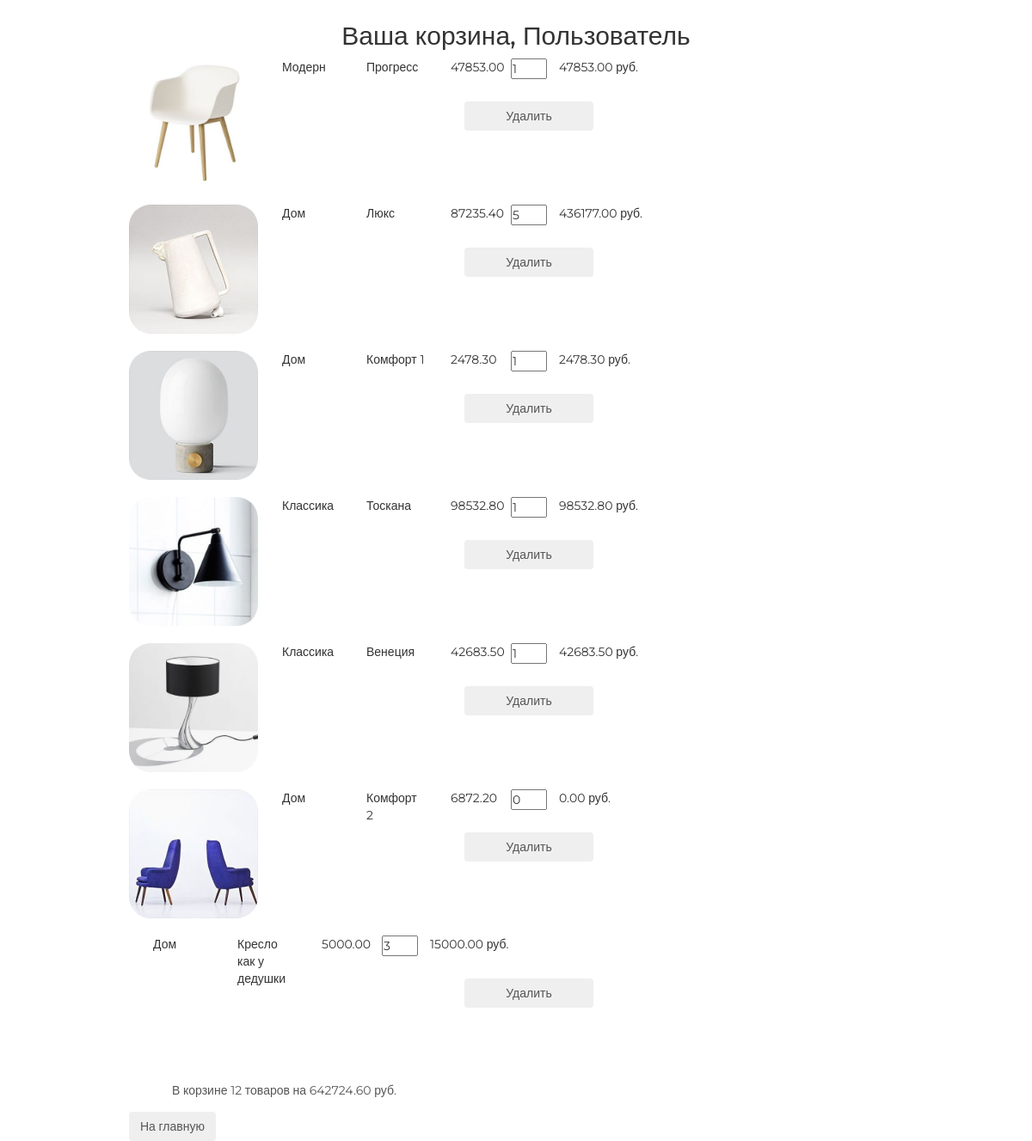
The page /basket/ on the database its author committed.
### basketapp/models.py (models this page shows, shortened)
class Basket(models.Model):
    user = models.ForeignKey(settings.AUTH_USER_MODEL, on_delete=models.CASCADE, related_name='basket')
    product = models.ForeignKey(Product, on_delete=models.CASCADE)
    quantity = models.PositiveSmallIntegerField(verbose_name='Количество', default=0)
    add_datetime = models.DateTimeField(auto_now_add=True, verbose_name='Время')
    @property
    def product_cost(self):
        return self.product.price * self.quantity
    @property
    def total_quantity(self):
        _items = Basket.objects.filter(user=self.user)
        _total_quantity = sum(list(map(lambda x: x.quantity, _items)))
        return _total_quantity
    @property
    def total_cost(self):
        _items = Basket.objects.filter(user=self.user)
        _total_cost = sum(list(map(lambda x: x.product_cost, _items)))
        return _total_cost

### mainapp/models.py (models this page shows, shortened)
class Product(models.Model):
    category = models.ForeignKey(ProductCategory, on_delete=models.CASCADE)
    name = models.CharField(max_length=128, verbose_name='Имя')
    image = models.ImageField(upload_to='products_images', blank=True)
    short = models.CharField(max_length=64, verbose_name='Краткое описание', blank=True)
    description = models.TextField(verbose_name='Описание', blank=True)
    price = models.DecimalField(verbose_name='Цена', max_digits=8, decimal_places=2, default=0)
    quantity = models.PositiveSmallIntegerField(verbose_name='Количество на складе', default=0)
    is_active = models.BooleanField(verbose_name='активность', default=True)

class ProductCategory(models.Model):
    name = models.CharField(max_length=64, unique=True, verbose_name='имя')
    description = models.TextField(verbose_name='Описание', blank=True)
    is_active = models.BooleanField(verbose_name='активность', default=True)

### authapp/models.py (models this page shows, shortened)
class ShopUser(AbstractUser):
    avatar = models.ImageField(upload_to= 'users_avatars', blank=True)
    age = models.PositiveSmallIntegerField(verbose_name='Возраст', default=18)
    activation_key = models.CharField(max_length=128, blank=True)
    activation_key_expires = models.DateTimeField(auto_now_add=True, blank=True, null=True)

### basketapp/views.py (the view)
# urls.py: path('', basketapp.BasketView.as_view(), name='basket'),
class BasketView(ListView):
    model = Basket
    template_name = 'basketapp/basket.html'

### mainapp/context_processors.py (called while the page is built)
def basket(request):
    basket_list = []
    if request.user.is_authenticated:
        basket_list = Basket.objects.filter(user=request.user)
    return {
        'basket': basket_list
    }

### basketapp/templates/basketapp/basket.html
{% extends 'basketapp/base.html' %}
{% block content %}
    <div class="basket_list">
    {% include 'basketapp/includes/inc_basket_list.html' %}
    </div>
    <button class="btn btn-round">
        <a href="{% url 'main' %}">На главную</a>
    </button>
{% endblock %}

### basketapp/templates/basketapp/includes/inc_basket_list.html
{% for item in object_list %}
            <div class="basket_record">
                <img src="/media/{{ item.product.image }}" alt="">
                <span class="category_name">{{ item.product.category.name }}</span>
                <span class="category_name">{{ item.product.name }}</span>
                <span class="category_name">{{ item.product.price }}</span>
                <input type="number" name="{{ item.pk }}" min="0" value="{{item.quantity}}">
                <span class="product_cost">{{ item.product_cost }} руб.</span>
                <button class="btn btn-round">
                    <a href="{% url 'basket:remove' item.pk %}">Удалить</a>
                </button>
            </div>
        {% endfor %}
        {% if object_list  %}
            <div class="basket_summary">
                В корзине {{ object_list.0.total_quantity }} товаров на {{ object_list.0.total_cost }} руб.
            </div>
        {% endif %}

### static/css/style.css (style rules this page uses)
* { margin: 0; padding: 0; }
body { font-family: 'Montserrat', sans-serif; }
html, body { height: 100%; }
.basket_list input[type="number"] { width: 3em; position: relative; display: block; float: left; }
.basket_list span.category_name { margin-left: 2em; width: 5em; position: relative; display: block; float: left; }
.basket_list span.product_cost { margin-left: 1em; width: 10em; position: relative; display: block; float: left; }
.basket_list .basket_record { position: relative; display: block; height: 170px; float: none; }
.basket_list .basket_record button { margin-top: 50px; margin-left: 390px; width: 150px; position: absolute; display: block; float: left; }
.basket_list button { margin-left: 45px; width: 150px; display: block; float: left; }
.basket_container button a { text-decoration: none; color: #555; }
.basket_container img { display: block; float: left; width: 150px; border-radius: 25px; }
.basket_container .basket_summary { display: block; margin-left: 50px; margin-bottom: 15px; color: #555; }

### rows shown on the page
Basket: product.image (picture), product.category.name "Модерн", product.name "Прогресс", product.price "47853.00", quantity "1", product_cost "47853.00", user+quantity "12", user+product+quantity "642724.60"
Basket: product.image (picture), product.category.name "Дом", product.name "Люкс", product.price "87235.40", quantity "5", product_cost "436177.00"
Basket: product.image (picture), product.category.name "Дом", product.name "Комфорт 1", product.price "2478.30", quantity "1", product_cost "2478.30"
Basket: product.image (picture), product.category.name "Классика", product.name "Тоскана", product.price "98532.80", quantity "1", product_cost "98532.80"
Basket: product.image (picture), product.category.name "Классика", product.name "Венеция", product.price "42683.50", quantity "1", product_cost "42683.50"
Basket: product.image (picture), product.category.name "Дом", product.name "Комфорт 2", product.price "6872.20", quantity "0", product_cost "0.00"
Basket: product.category.name "Дом", product.name "Кресло как у дедушки", product.price "5000.00", quantity "3", product_cost "15000.00"
